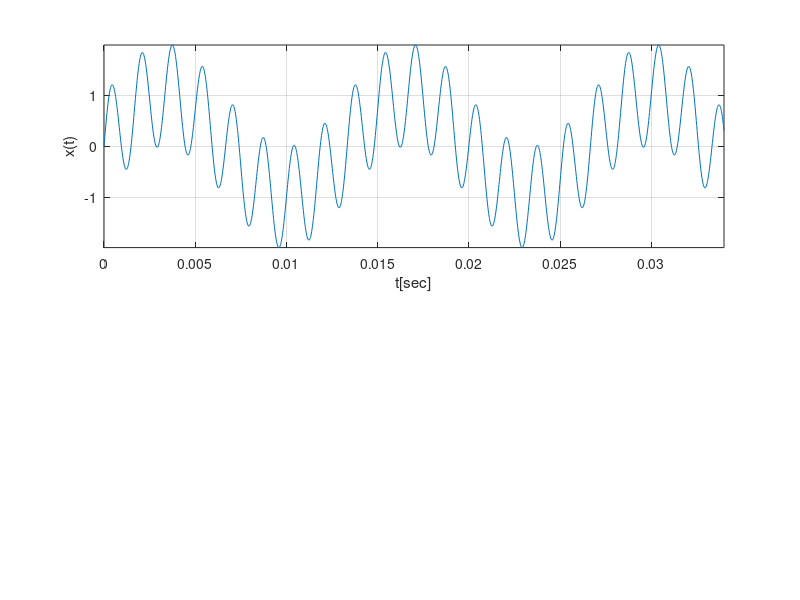

MATLAB code to generate this figure: (Note: this script raises an error after producing the figure.)
clc; clf;

% BASED ON THE LPF IMPLEMENTED IN THIS FOLDER
fs = 44100;
T = 1;
N = fs*T;
t = (0:N-1)/fs;
portion = 1500;
freqs_ = [75 600];
x = sin(2*pi*freqs_(1).*t) + sin(2*pi*freqs_(2).*t); %freq components (75,660)[Hz]

figure(1); subplot(211); plot(t(1:portion),x(1:portion)); grid on; axis tight; xlabel("t[sec]"); ylabel("x(t)"); 
title_str = ["Demo Signal with freq components: (" + num2str(freqs_(1)) + "," + num2str(freqs_(2)) + ")[Hz]"];
title(title_str);

fgrid = fs*(0:N-1)/N;
X_f = (1/N)*fft(x,N);
mag_Xf = abs(X_f);
subplot(212); plot(fgrid,mag_Xf); grid on; axis([20, 20*10^3, 0, 1]); xlabel("f[Hz]"); ylabel("X(f)"); title("Spectrum of x");

% implement first ord shelving lpf:
%              H0*s   s*(1+H0) + 1   s*V0 + 1        
%  H(s) = 1 + ----- = ------------ = ---------
%             s + 1       s + 1        s + 1

fc = 400;
H0 = 1.2;
V0 = 1 + H0;
b = [V0/(2*pi*fc) 1]; % s + (1 + H0) = s + V0
a = [1/(2*pi*fc) 1]; % s + 1
if(V0 >= 1)
    [b_z,a_z] = bilinear(b,a,fs); % boost
else
    [a_z,b_z] = bilinear(a,b,fs); % reciprocal for "cut" case
end
y = filter(b_z,a_z,x);
Y_f = (1/N)*fft(y,N);
mag_Yf = abs(Y_f);
figure(2); subplot(211); plot(t(1:portion),y(1:portion)); grid on;axis tight; xlabel("t[sec]"); ylabel("y(t)"); title("Filtered Signal"); 
subplot(212); plot(fgrid,mag_Yf); grid on; axis([20, 20*10^3, 0, 1]); xlabel("f[Hz]"); ylabel("Y(f)"); title("Spectrum of y");

% LISTEN TO THE ORIGINAL AND FILTERED SIGNAL
% sound(x,fs);
% pause(1.2);
% sound(y,fs);